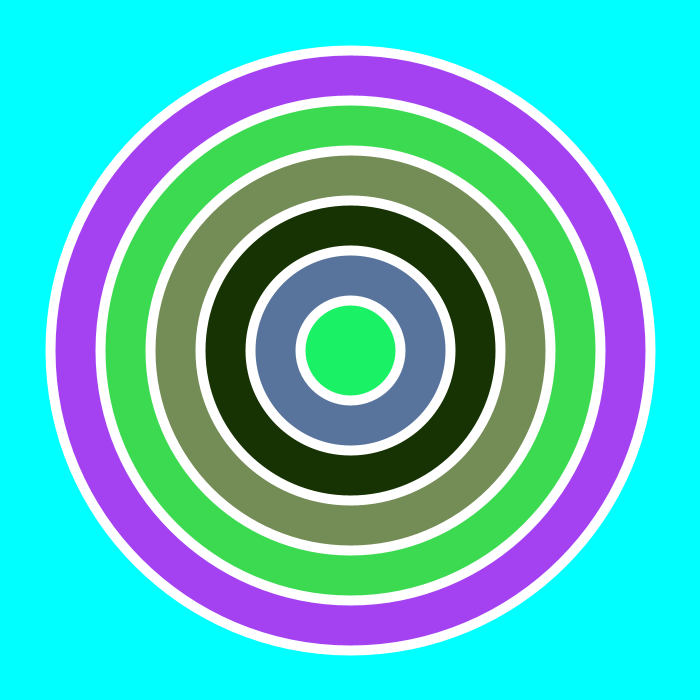
Frame 1 (no input)
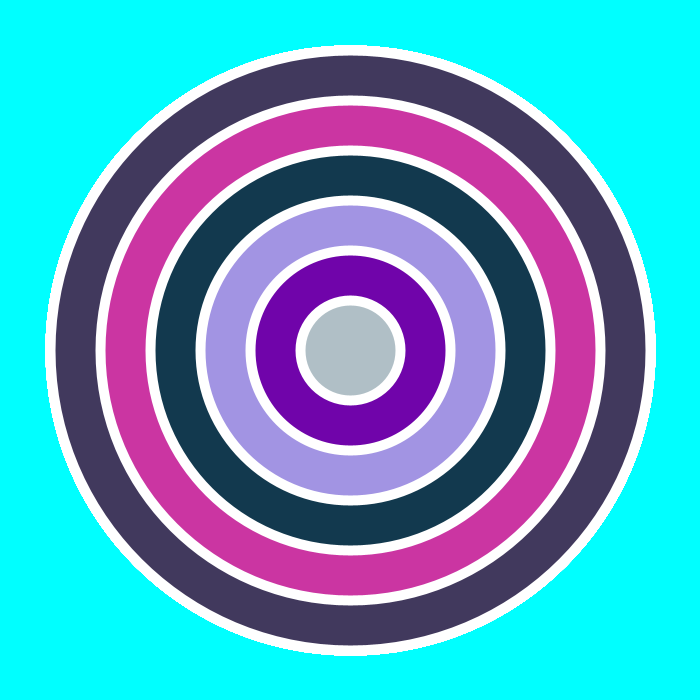
Frame 60 (the mouse pressed at the canvas centre just before this capture)
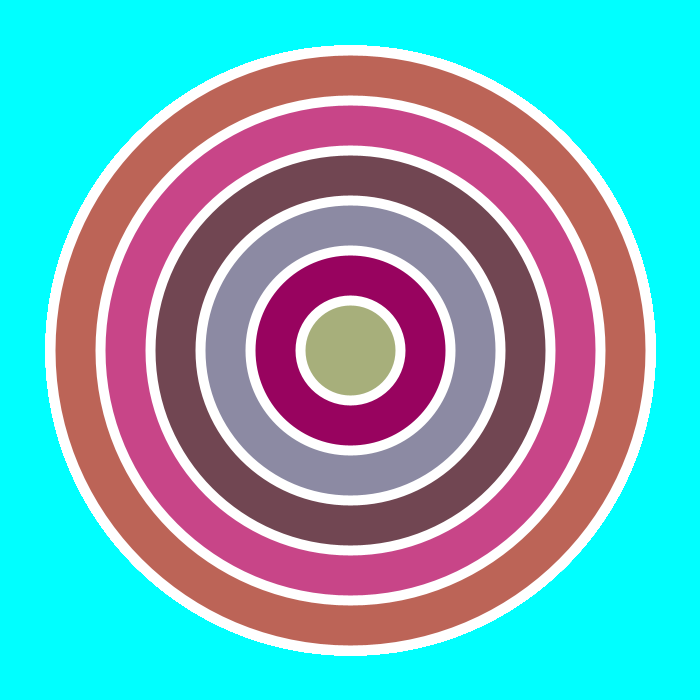
Frame 120 (the mouse held since frame 60 and released just before this capture)

The Processing sketch that drew these frames (run headless with seeded random() and noise(); from frame 60 on, the mouse is pressed at the canvas centre):

// Processing sketch: processing_181026
// ── processing_181026.pde

void setup() {
  size(700, 700);
  background(0, 255, 255);
}

void draw() {
  stroke(255, 255, 255);
  strokeWeight(10);
  fill(random(255), random(255), random(255));
  ellipse(350, 350, 600, 600);
  
  stroke(255, 255, 255);
  strokeWeight(10);
  fill(random(255), random(255), random(255));
  ellipse(350, 350, 500, 500);
  
  stroke(255, 255, 255);
  strokeWeight(10);
  fill(random(255), random(255), random(255));
  ellipse(350, 350, 400, 400);
  
  stroke(255, 255, 255);
  strokeWeight(10);
  fill(random(255), random(255), random(255));
  ellipse(350, 350, 300, 300);

  stroke(255, 255, 255);
  strokeWeight(10);
  fill(random(255), random(255), random(255));
  ellipse(350, 350, 200, 200);

  stroke(255, 255, 255);
  strokeWeight(10);
  fill(random(255), random(255), random(255));
  ellipse(350, 350, 100, 100);
  

  
  
  //stroke(255, 255, 0);
  //strokeWeight(40);
  //line(10, 10, 500, 300);
  
  //stroke(0, 0, 0);
  //strokeWeight(20);
  //fill(40, 40, 40);
  //ellipse(600, 500, 400, 60);
  
  //stroke(0, 0, 0);
  //strokeWeight(1);
  //fill(122, 20, 40);
  //ellipse(60, 50, 40, 60);
  
  
}
